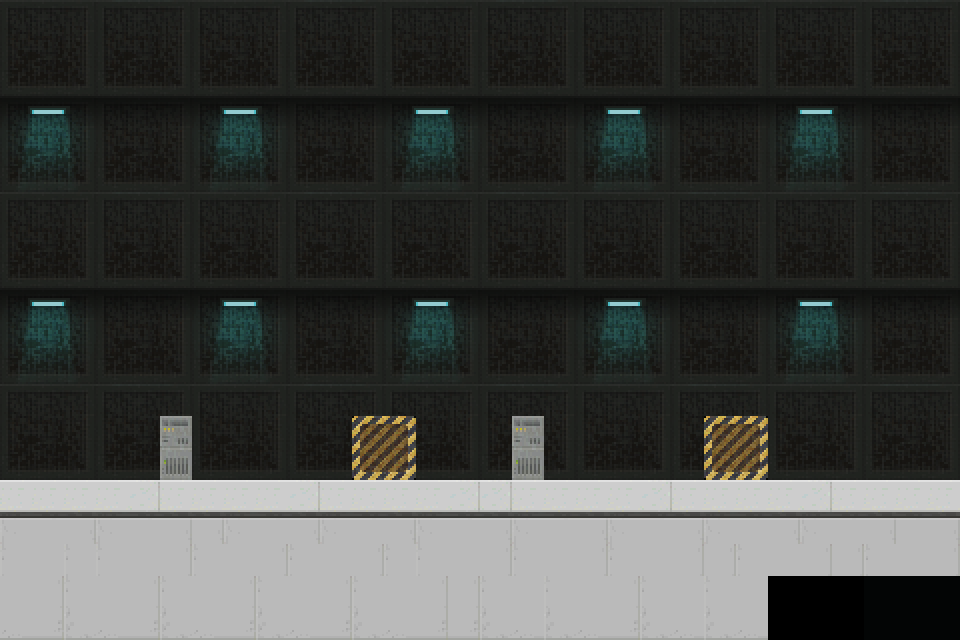

This is a level from a 2D game, rendered from its Tiled map with the project's own tilesets. A one-line summary and the complete map file follow:
An orthogonal 30x20 tile map with 32x32 px tiles, 2 tile layers (Tile Layer 1, Top layer) and 5 objects (player, zombie).

<map version="1.0" orientation="orthogonal" renderorder="right-down" width="30" height="20" tilewidth="32" tileheight="32" nextobjectid="11">
 <tileset firstgid="1" name="scifi_platformTiles_32x32" tilewidth="32" tileheight="32" tilecount="805" columns="35">
  <image source="scifi_platformTiles_32x32.png" width="1120" height="736" />
 </tileset>
 <layer name="Tile Layer 1" width="30" height="20">
  <data encoding="csv">
666,667,668,669,670,671,666,667,668,669,670,671,666,667,668,669,670,671,666,667,668,669,670,671,666,667,668,669,670,671,
701,702,703,704,705,706,701,702,703,704,705,706,701,702,703,704,705,706,701,702,703,704,705,706,701,702,703,704,705,706,
736,737,738,739,740,741,736,737,738,739,740,741,736,737,738,739,740,741,736,737,738,739,740,741,736,737,738,739,740,741,
561,562,563,564,565,566,561,562,563,564,565,566,561,562,563,564,565,566,561,562,563,564,565,566,561,562,563,564,565,566,
596,597,598,599,600,601,596,597,598,599,600,601,596,597,598,599,600,601,596,597,598,599,600,601,596,597,598,599,600,601,
631,632,633,634,635,636,631,632,633,634,635,636,631,632,633,634,635,636,631,632,633,634,635,636,631,632,633,634,635,636,
666,667,668,669,670,671,666,667,668,669,670,671,666,667,668,669,670,671,666,667,668,669,670,671,666,667,668,669,670,671,
701,702,703,704,705,706,701,702,703,704,705,706,701,702,703,704,705,706,701,702,703,704,705,706,701,702,703,704,705,706,
736,737,738,739,740,741,736,737,738,739,740,741,736,737,738,739,740,741,736,737,738,739,740,741,736,737,738,739,740,741,
561,562,563,564,565,566,561,562,563,564,565,566,561,562,563,564,565,566,561,562,563,564,565,566,561,562,563,564,565,566,
596,597,598,599,600,601,596,597,598,599,600,601,596,597,598,599,600,601,596,597,598,599,600,601,596,597,598,599,600,601,
631,632,633,634,635,636,631,632,633,634,635,636,631,632,633,634,635,636,631,632,633,634,635,636,631,632,633,634,635,636,
666,667,668,669,670,671,666,667,668,669,670,671,666,667,668,669,670,671,666,667,668,669,670,671,666,667,668,669,670,671,
701,702,703,704,705,706,701,702,703,704,705,146,147,702,703,704,705,706,701,702,703,704,146,147,701,702,703,704,705,706,
736,737,738,739,740,741,736,737,738,739,740,181,182,737,738,739,740,741,736,737,738,739,181,182,736,737,738,739,740,741,
213,213,213,214,215,211,212,213,214,215,211,212,213,214,215,215,211,212,213,214,215,211,212,213,214,215,211,212,213,214,
246,247,248,246,247,248,248,246,247,248,246,247,248,246,247,248,246,247,248,246,247,248,246,247,248,246,247,248,247,248,
281,282,281,281,282,283,281,282,283,281,282,283,281,281,282,283,281,282,283,281,282,283,283,281,282,283,283,281,282,283,
0,0,0,0,0,0,0,0,0,0,0,0,0,0,0,0,0,0,0,0,0,0,0,0,0,0,0,0,0,0,
0,0,0,0,0,0,0,0,0,0,0,0,0,0,0,0,0,0,0,0,0,0,0,0,0,0,0,0,0,0
</data>
 </layer>
 <layer name="Top layer" width="30" height="20">
  <data encoding="csv">
0,0,0,0,0,0,0,0,0,0,0,0,0,0,0,0,0,0,0,0,0,0,0,0,0,0,0,0,0,0,
0,0,0,0,0,0,0,0,0,0,0,0,0,0,0,0,0,0,0,0,0,0,0,0,0,0,0,0,0,0,
0,0,0,0,0,0,0,0,0,0,0,0,0,0,0,0,0,0,0,0,0,0,0,0,0,0,0,0,0,0,
0,0,0,0,0,0,0,0,0,0,0,0,0,0,0,0,0,0,0,0,0,0,0,0,0,0,0,0,0,0,
0,0,0,0,0,0,0,0,0,0,0,0,0,0,0,0,0,0,0,0,0,0,0,0,0,0,0,0,0,0,
0,0,0,0,0,0,0,0,0,0,0,0,0,0,0,0,0,0,0,0,0,0,0,0,0,0,0,0,0,0,
0,0,0,0,0,0,0,0,0,0,0,0,0,0,0,0,0,0,0,0,0,0,0,0,0,0,0,0,0,0,
0,0,0,0,0,0,0,0,0,0,0,0,0,0,0,0,0,0,0,0,0,0,0,0,0,0,0,0,0,0,
0,0,0,0,0,0,0,0,0,0,0,0,0,0,0,0,0,0,0,0,0,0,0,0,0,0,0,0,0,0,
0,0,0,0,0,0,0,0,0,0,0,0,0,0,0,0,0,0,0,0,0,0,0,0,0,0,0,0,0,0,
0,0,0,0,0,0,0,0,0,0,0,0,0,0,0,0,0,0,0,0,0,0,0,0,0,0,0,0,0,0,
0,0,0,0,0,0,0,0,0,0,0,0,0,0,0,0,0,0,0,0,0,0,0,0,0,0,0,0,0,0,
0,0,0,0,0,0,0,0,0,0,0,0,0,0,0,0,0,0,0,0,0,0,0,0,0,0,0,0,0,0,
0,0,0,0,0,143,0,0,0,0,0,0,0,0,0,0,143,0,0,0,0,0,0,0,0,0,0,0,0,0,
0,0,0,0,0,178,0,0,0,0,0,0,0,0,0,0,178,0,0,0,0,0,0,0,0,0,0,0,0,0,
0,0,0,0,0,0,0,0,0,0,0,0,0,0,0,0,0,0,0,0,0,0,0,0,0,0,0,0,0,0,
0,0,0,0,0,0,0,0,0,0,0,0,0,0,0,0,0,0,0,0,0,0,0,0,0,0,0,0,0,0,
0,0,0,0,0,0,0,0,0,0,0,0,0,0,0,0,0,0,0,0,0,0,0,0,0,0,0,0,0,0,
282,283,281,282,283,281,282,283,281,282,283,281,282,283,283,281,282,281,282,283,281,282,281,282,0,0,0,2,2,2,
317,318,316,317,318,316,317,318,316,317,318,316,317,318,318,316,317,316,317,318,316,317,316,317,0,0,0,2,2,2
</data>
 </layer>
 <objectgroup name="collision_layer">
  <object id="4" x="0" y="480" width="960" height="96" />
  <object id="5" x="352" y="416" width="64" height="64" />
  <object id="6" x="704" y="416" width="64" height="64" />
 </objectgroup>
 <objectgroup name="spawn_point_layer">
  <object id="7" name="player" x="32" y="416" width="32" height="32" />
  <object id="9" name="zombie" x="608" y="448" width="32" height="32" />
 </objectgroup>
</map>
